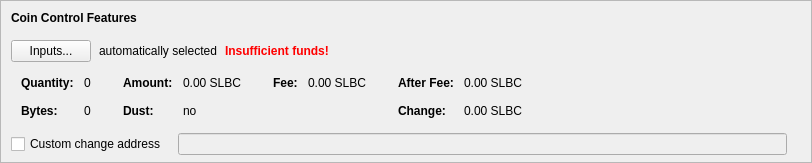
    <widget class="QFrame" name="frameCoinControl">
     <property name="sizePolicy">
      <sizepolicy hsizetype="Expanding" vsizetype="Expanding">
       <horstretch>0</horstretch>
       <verstretch>0</verstretch>
      </sizepolicy>
     </property>
     <property name="maximumSize">
      <size>
       <width>16777215</width>
       <height>16777215</height>
      </size>
     </property>
     <property name="frameShape">
      <enum>QFrame::StyledPanel</enum>
     </property>
     <property name="frameShadow">
      <enum>QFrame::Sunken</enum>
     </property>
     <layout class="QVBoxLayout" name="verticalLayoutCoinControl2">
      <property name="spacing">
       <number>0</number>
      </property>
      <property name="leftMargin">
       <number>0</number>
      </property>
      <property name="topMargin">
       <number>0</number>
      </property>
      <property name="rightMargin">
       <number>0</number>
      </property>
      <property name="bottomMargin">
       <number>6</number>
      </property>
      <item>
       <layout class="QVBoxLayout" name="verticalLayoutCoinControl" stretch="0,0,0,0,1">
        <property name="spacing">
         <number>0</number>
        </property>
        <property name="leftMargin">
         <number>10</number>
        </property>
        <property name="topMargin">
         <number>10</number>
        </property>
        <item>
         <layout class="QHBoxLayout" name="horizontalLayoutCoinControl1">
          <property name="bottomMargin">
           <number>15</number>
          </property>
          <item>
           <widget class="QLabel" name="labelCoinControlFeatures">
            <property name="sizePolicy">
             <sizepolicy hsizetype="Preferred" vsizetype="Maximum">
              <horstretch>0</horstretch>
              <verstretch>0</verstretch>
             </sizepolicy>
            </property>
            <property name="font">
             <font>
              <weight>75</weight>
              <bold>true</bold>
             </font>
            </property>
            <property name="styleSheet">
             <string notr="true">font-weight:bold;</string>
            </property>
            <property name="text">
             <string>Coin Control Features</string>
            </property>
           </widget>
          </item>
         </layout>
        </item>
        <item>
         <layout class="QHBoxLayout" name="horizontalLayoutCoinControl2" stretch="0,0,0,0">
          <property name="spacing">
           <number>8</number>
          </property>
          <property name="bottomMargin">
           <number>10</number>
          </property>
          <item>
           <widget class="QPushButton" name="pushButtonCoinControl">
            <property name="styleSheet">
             <string notr="true"/>
            </property>
            <property name="text">
             <string>Inputs...</string>
            </property>
            <property name="autoDefault">
             <bool>false</bool>
            </property>
           </widget>
          </item>
          <item>
           <widget class="QLabel" name="labelCoinControlAutomaticallySelected">
            <property name="text">
             <string>automatically selected</string>
            </property>
            <property name="margin">
             <number>5</number>
            </property>
           </widget>
          </item>
          <item>
           <widget class="QLabel" name="labelCoinControlInsuffFunds">
            <property name="font">
             <font>
              <weight>75</weight>
              <bold>true</bold>
             </font>
            </property>
            <property name="styleSheet">
             <string notr="true">color:red;font-weight:bold;</string>
            </property>
            <property name="text">
             <string>Insufficient funds!</string>
            </property>
            <property name="margin">
             <number>5</number>
            </property>
           </widget>
          </item>
          <item>
           <spacer name="horizontalSpacerCoinControl">
            <property name="orientation">
             <enum>Qt::Horizontal</enum>
            </property>
            <property name="sizeHint" stdset="0">
             <size>
              <width>40</width>
              <height>1</height>
             </size>
            </property>
           </spacer>
          </item>
         </layout>
        </item>
        <item>
         <widget class="QWidget" name="widgetCoinControl" native="true">
          <property name="sizePolicy">
           <sizepolicy hsizetype="Preferred" vsizetype="Preferred">
            <horstretch>0</horstretch>
            <verstretch>0</verstretch>
           </sizepolicy>
          </property>
          <property name="minimumSize">
           <size>
            <width>0</width>
            <height>0</height>
           </size>
          </property>
          <property name="styleSheet">
           <string notr="true"/>
          </property>
          <layout class="QHBoxLayout" name="horizontalLayoutCoinControl5">
           <property name="leftMargin">
            <number>0</number>
           </property>
           <property name="topMargin">
            <number>0</number>
           </property>
           <property name="rightMargin">
            <number>0</number>
           </property>
           <property name="bottomMargin">
            <number>0</number>
           </property>
           <item>
            <layout class="QHBoxLayout" name="horizontalLayoutCoinControl3" stretch="0,0,0,1">
             <property name="spacing">
              <number>20</number>
             </property>
             <property name="topMargin">
              <number>0</number>
             </property>
             <property name="bottomMargin">
              <number>10</number>
             </property>
             <item>
              <layout class="QFormLayout" name="formLayoutCoinControl1">
               <property name="horizontalSpacing">
                <number>10</number>
               </property>
               <property name="verticalSpacing">
                <number>14</number>
               </property>
               <property name="leftMargin">
                <number>10</number>
               </property>
               <property name="topMargin">
                <number>4</number>
               </property>
               <property name="rightMargin">
                <number>6</number>
               </property>
               <item row="0" column="0">
                <widget class="QLabel" name="labelCoinControlQuantityText">
                 <property name="font">
                  <font>
                   <weight>75</weight>
                   <bold>true</bold>
                  </font>
                 </property>
                 <property name="text">
                  <string>Quantity:</string>
                 </property>
                 <property name="margin">
                  <number>0</number>
                 </property>
                </widget>
               </item>
               <item row="0" column="1">
                <widget class="QLabel" name="labelCoinControlQuantity">
                 <property name="cursor">
                  <cursorShape>IBeamCursor</cursorShape>
                 </property>
                 <property name="contextMenuPolicy">
                  <enum>Qt::ActionsContextMenu</enum>
                 </property>
                 <property name="text">
                  <string notr="true">0</string>
                 </property>
                 <property name="margin">
                  <number>0</number>
                 </property>
                 <property name="textInteractionFlags">
                  <set>Qt::LinksAccessibleByMouse|Qt::TextSelectableByKeyboard|Qt::TextSelectableByMouse</set>
                 </property>
                </widget>
               </item>
               <item row="1" column="0">
                <widget class="QLabel" name="labelCoinControlBytesText">
                 <property name="font">
                  <font>
                   <weight>75</weight>
                   <bold>true</bold>
                  </font>
                 </property>
                 <property name="text">
                  <string>Bytes:</string>
                 </property>
                </widget>
               </item>
               <item row="1" column="1">
                <widget class="QLabel" name="labelCoinControlBytes">
                 <property name="cursor">
                  <cursorShape>IBeamCursor</cursorShape>
                 </property>
                 <property name="contextMenuPolicy">
                  <enum>Qt::ActionsContextMenu</enum>
                 </property>
                 <property name="text">
                  <string notr="true">0</string>
                 </property>
                 <property name="textInteractionFlags">
                  <set>Qt::LinksAccessibleByMouse|Qt::TextSelectableByKeyboard|Qt::TextSelectableByMouse</set>
                 </property>
                </widget>
               </item>
              </layout>
             </item>
             <item>
              <layout class="QFormLayout" name="formLayoutCoinControl2">
               <property name="horizontalSpacing">
                <number>10</number>
               </property>
               <property name="verticalSpacing">
                <number>14</number>
               </property>
               <property name="leftMargin">
                <number>6</number>
               </property>
               <property name="topMargin">
                <number>4</number>
               </property>
               <property name="rightMargin">
                <number>6</number>
               </property>
               <item row="0" column="0">
                <widget class="QLabel" name="labelCoinControlAmountText">
                 <property name="font">
                  <font>
                   <weight>75</weight>
                   <bold>true</bold>
                  </font>
                 </property>
                 <property name="text">
                  <string>Amount:</string>
                 </property>
                 <property name="margin">
                  <number>0</number>
                 </property>
                </widget>
               </item>
               <item row="0" column="1">
                <widget class="QLabel" name="labelCoinControlAmount">
                 <property name="cursor">
                  <cursorShape>IBeamCursor</cursorShape>
                 </property>
                 <property name="contextMenuPolicy">
                  <enum>Qt::ActionsContextMenu</enum>
                 </property>
                 <property name="text">
                  <string notr="true">0.00 SLBC</string>
                 </property>
                 <property name="textInteractionFlags">
                  <set>Qt::LinksAccessibleByMouse|Qt::TextSelectableByKeyboard|Qt::TextSelectableByMouse</set>
                 </property>
                </widget>
               </item>
               <item row="1" column="0">
                <widget class="QLabel" name="labelCoinControlLowOutputText">
                 <property name="font">
                  <font>
                   <weight>75</weight>
                   <bold>true</bold>
                  </font>
                 </property>
                 <property name="text">
                  <string>Dust:</string>
                 </property>
                </widget>
               </item>
               <item row="1" column="1">
                <widget class="QLabel" name="labelCoinControlLowOutput">
                 <property name="cursor">
                  <cursorShape>IBeamCursor</cursorShape>
                 </property>
                 <property name="contextMenuPolicy">
                  <enum>Qt::ActionsContextMenu</enum>
                 </property>
                 <property name="text">
                  <string notr="true">no</string>
                 </property>
                 <property name="textInteractionFlags">
                  <set>Qt::LinksAccessibleByMouse|Qt::TextSelectableByKeyboard|Qt::TextSelectableByMouse</set>
                 </property>
                </widget>
               </item>
              </layout>
             </item>
             <item>
              <layout class="QFormLayout" name="formLayoutCoinControl3">
               <property name="horizontalSpacing">
                <number>10</number>
               </property>
               <property name="verticalSpacing">
                <number>14</number>
               </property>
               <property name="leftMargin">
                <number>6</number>
               </property>
               <property name="topMargin">
                <number>4</number>
               </property>
               <property name="rightMargin">
                <number>6</number>
               </property>
               <item row="0" column="0">
                <widget class="QLabel" name="labelCoinControlFeeText">
                 <property name="font">
                  <font>
                   <weight>75</weight>
                   <bold>true</bold>
                  </font>
                 </property>
                 <property name="text">
                  <string>Fee:</string>
                 </property>
                 <property name="margin">
                  <number>0</number>
                 </property>
                </widget>
               </item>
               <item row="0" column="1">
                <widget class="QLabel" name="labelCoinControlFee">
                 <property name="cursor">
                  <cursorShape>IBeamCursor</cursorShape>
                 </property>
                 <property name="contextMenuPolicy">
                  <enum>Qt::ActionsContextMenu</enum>
                 </property>
                 <property name="text">
                  <string notr="true">0.00 SLBC</string>
                 </property>
                 <property name="textInteractionFlags">
                  <set>Qt::LinksAccessibleByMouse|Qt::TextSelectableByKeyboard|Qt::TextSelectableByMouse</set>
                 </property>
                </widget>
               </item>
              </layout>
             </item>
             <item>
              <layout class="QFormLayout" name="formLayoutCoinControl4">
               <property name="horizontalSpacing">
                <number>10</number>
               </property>
               <property name="verticalSpacing">
                <number>14</number>
               </property>
               <property name="leftMargin">
                <number>6</number>
               </property>
               <property name="topMargin">
                <number>4</number>
               </property>
               <property name="rightMargin">
                <number>6</number>
               </property>
               <item row="0" column="0">
                <widget class="QLabel" name="labelCoinControlAfterFeeText">
                 <property name="font">
                  <font>
                   <weight>75</weight>
                   <bold>true</bold>
                  </font>
                 </property>
                 <property name="text">
                  <string>After Fee:</string>
                 </property>
                 <property name="margin">
                  <number>0</number>
                 </property>
                </widget>
               </item>
               <item row="0" column="1">
                <widget class="QLabel" name="labelCoinControlAfterFee">
                 <property name="cursor">
                  <cursorShape>IBeamCursor</cursorShape>
                 </property>
                 <property name="contextMenuPolicy">
                  <enum>Qt::ActionsContextMenu</enum>
                 </property>
                 <property name="text">
                  <string notr="true">0.00 SLBC</string>
                 </property>
                 <property name="textInteractionFlags">
                  <set>Qt::LinksAccessibleByMouse|Qt::TextSelectableByKeyboard|Qt::TextSelectableByMouse</set>
                 </property>
                </widget>
               </item>
               <item row="1" column="0">
                <widget class="QLabel" name="labelCoinControlChangeText">
                 <property name="font">
                  <font>
                   <weight>75</weight>
                   <bold>true</bold>
                  </font>
                 </property>
                 <property name="text">
                  <string>Change:</string>
                 </property>
                </widget>
               </item>
               <item row="1" column="1">
                <widget class="QLabel" name="labelCoinControlChange">
                 <property name="cursor">
                  <cursorShape>IBeamCursor</cursorShape>
                 </property>
                 <property name="contextMenuPolicy">
                  <enum>Qt::ActionsContextMenu</enum>
                 </property>
                 <property name="text">
                  <string notr="true">0.00 SLBC</string>
                 </property>
                 <property name="textInteractionFlags">
                  <set>Qt::LinksAccessibleByMouse|Qt::TextSelectableByKeyboard|Qt::TextSelectableByMouse</set>
                 </property>
                </widget>
               </item>
              </layout>
             </item>
            </layout>
           </item>
          </layout>
         </widget>
        </item>
        <item>
         <layout class="QHBoxLayout" name="horizontalLayoutCoinControl4" stretch="0,0,0">
          <property name="spacing">
           <number>12</number>
          </property>
          <property name="sizeConstraint">
           <enum>QLayout::SetDefaultConstraint</enum>
          </property>
          <property name="topMargin">
           <number>5</number>
          </property>
          <property name="rightMargin">
           <number>5</number>
          </property>
          <item>
           <widget class="QCheckBox" name="checkBoxCoinControlChange">
            <property name="toolTip">
             <string>If this is activated, but the change address is empty or invalid, change will be sent to a newly generated address.</string>
            </property>
            <property name="text">
             <string>Custom change address</string>
            </property>
           </widget>
          </item>
          <item>
           <widget class="QValidatedLineEdit" name="lineEditCoinControlChange">
            <property name="enabled">
             <bool>false</bool>
            </property>
            <property name="sizePolicy">
             <sizepolicy hsizetype="Expanding" vsizetype="Fixed">
              <horstretch>0</horstretch>
              <verstretch>0</verstretch>
             </sizepolicy>
            </property>
           </widget>
          </item>
          <item>
           <widget class="QLabel" name="labelCoinControlChangeLabel">
            <property name="sizePolicy">
             <sizepolicy hsizetype="Preferred" vsizetype="Expanding">
              <horstretch>0</horstretch>
              <verstretch>0</verstretch>
             </sizepolicy>
            </property>
            <property name="minimumSize">
             <size>
              <width>0</width>
              <height>0</height>
             </size>
            </property>
            <property name="text">
             <string/>
            </property>
            <property name="margin">
             <number>3</number>
            </property>
           </widget>
          </item>
         </layout>
        </item>
        <item>
         <spacer name="verticalSpacerCoinControl">
          <property name="orientation">
           <enum>Qt::Vertical</enum>
          </property>
          <property name="sizeHint" stdset="0">
           <size>
            <width>800</width>
            <height>1</height>
           </size>
          </property>
         </spacer>
        </item>
       </layout>
      </item>
     </layout>
    </widget>
